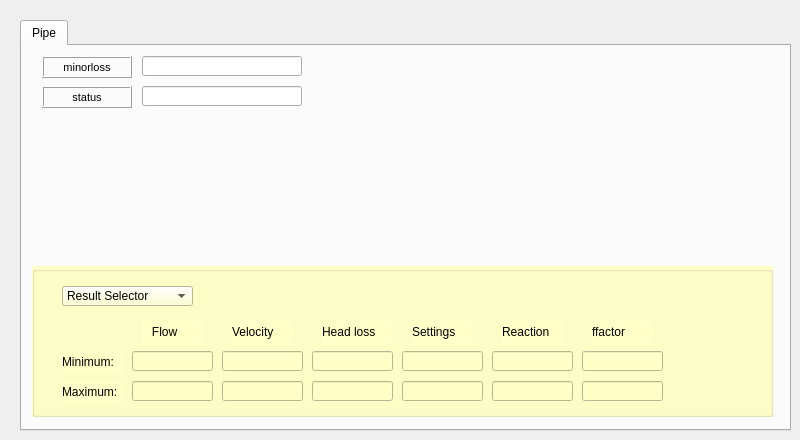
   <widget class="QWidget" name="page_analysis">
    <attribute name="title">
     <string>EPANET</string>
    </attribute>
    <widget class="QTabWidget" name="tab_analysis">
     <property name="geometry">
      <rect>
       <x>20</x>
       <y>20</y>
       <width>771</width>
       <height>411</height>
      </rect>
     </property>
     <property name="currentIndex">
      <number>0</number>
     </property>
     <widget class="QWidget" name="tab_10">
      <attribute name="title">
       <string>Pipe</string>
      </attribute>
      <widget class="QLineEdit" name="inp_pipe_minorloss">
       <property name="geometry">
        <rect>
         <x>120</x>
         <y>10</y>
         <width>160</width>
         <height>20</height>
        </rect>
       </property>
       <property name="text">
        <string/>
       </property>
      </widget>
      <widget class="QLabel" name="label_v_inp_edit_pipe_minorloss">
       <property name="enabled">
        <bool>true</bool>
       </property>
       <property name="geometry">
        <rect>
         <x>20</x>
         <y>10</y>
         <width>90</width>
         <height>22</height>
        </rect>
       </property>
       <property name="sizePolicy">
        <sizepolicy hsizetype="Preferred" vsizetype="Preferred">
         <horstretch>0</horstretch>
         <verstretch>0</verstretch>
        </sizepolicy>
       </property>
       <property name="font">
        <font>
         <pointsize>8</pointsize>
        </font>
       </property>
       <property name="statusTip">
        <string/>
       </property>
       <property name="accessibleName">
        <string/>
       </property>
       <property name="layoutDirection">
        <enum>Qt::LeftToRight</enum>
       </property>
       <property name="autoFillBackground">
        <bool>false</bool>
       </property>
       <property name="inputMethodHints">
        <set>Qt::ImhNone</set>
       </property>
       <property name="frameShape">
        <enum>QFrame::Box</enum>
       </property>
       <property name="frameShadow">
        <enum>QFrame::Raised</enum>
       </property>
       <property name="lineWidth">
        <number>1</number>
       </property>
       <property name="midLineWidth">
        <number>0</number>
       </property>
       <property name="text">
        <string>minorloss</string>
       </property>
       <property name="alignment">
        <set>Qt::AlignCenter</set>
       </property>
       <property name="wordWrap">
        <bool>false</bool>
       </property>
       <property name="margin">
        <number>3</number>
       </property>
      </widget>
      <widget class="QGroupBox" name="groupBox_3">
       <property name="geometry">
        <rect>
         <x>10</x>
         <y>220</y>
         <width>741</width>
         <height>151</height>
        </rect>
       </property>
       <property name="autoFillBackground">
        <bool>false</bool>
       </property>
       <property name="styleSheet">
        <string notr="true">background-color: rgb(255, 255, 200);</string>
       </property>
       <property name="title">
        <string/>
       </property>
       <widget class="QLineEdit" name="v_rpt_arc_max_reaction">
        <property name="geometry">
         <rect>
          <x>460</x>
          <y>115</y>
          <width>81</width>
          <height>20</height>
         </rect>
        </property>
        <property name="text">
         <string/>
        </property>
       </widget>
       <widget class="QComboBox" name="result_selection_result_id">
        <property name="geometry">
         <rect>
          <x>30</x>
          <y>20</y>
          <width>131</width>
          <height>20</height>
         </rect>
        </property>
        <item>
         <property name="text">
          <string>Result Selector</string>
         </property>
        </item>
       </widget>
       <widget class="QLineEdit" name="v_rpt_arc_min_vel">
        <property name="geometry">
         <rect>
          <x>190</x>
          <y>85</y>
          <width>81</width>
          <height>20</height>
         </rect>
        </property>
        <property name="text">
         <string/>
        </property>
       </widget>
       <widget class="QLabel" name="label_min_result">
        <property name="geometry">
         <rect>
          <x>30</x>
          <y>85</y>
          <width>61</width>
          <height>22</height>
         </rect>
        </property>
        <property name="font">
         <font>
          <pointsize>9</pointsize>
         </font>
        </property>
        <property name="frameShape">
         <enum>QFrame::NoFrame</enum>
        </property>
        <property name="frameShadow">
         <enum>QFrame::Plain</enum>
        </property>
        <property name="text">
         <string>Minimum:</string>
        </property>
        <property name="textFormat">
         <enum>Qt::AutoText</enum>
        </property>
        <property name="scaledContents">
         <bool>false</bool>
        </property>
        <property name="alignment">
         <set>Qt::AlignLeading|Qt::AlignLeft|Qt::AlignVCenter</set>
        </property>
        <property name="margin">
         <number>3</number>
        </property>
       </widget>
       <widget class="QLabel" name="label_velocity">
        <property name="geometry">
         <rect>
          <x>200</x>
          <y>55</y>
          <width>61</width>
          <height>22</height>
         </rect>
        </property>
        <property name="font">
         <font>
          <pointsize>9</pointsize>
         </font>
        </property>
        <property name="frameShape">
         <enum>QFrame::NoFrame</enum>
        </property>
        <property name="frameShadow">
         <enum>QFrame::Plain</enum>
        </property>
        <property name="text">
         <string>Velocity</string>
        </property>
        <property name="textFormat">
         <enum>Qt::AutoText</enum>
        </property>
        <property name="scaledContents">
         <bool>false</bool>
        </property>
        <property name="alignment">
         <set>Qt::AlignLeading|Qt::AlignLeft|Qt::AlignVCenter</set>
        </property>
        <property name="margin">
         <number>3</number>
        </property>
       </widget>
       <widget class="QLineEdit" name="v_rpt_arc_min_reaction">
        <property name="geometry">
         <rect>
          <x>460</x>
          <y>85</y>
          <width>81</width>
          <height>20</height>
         </rect>
        </property>
        <property name="text">
         <string/>
        </property>
       </widget>
       <widget class="QLineEdit" name="v_rpt_arc_max_vel">
        <property name="geometry">
         <rect>
          <x>190</x>
          <y>115</y>
          <width>81</width>
          <height>20</height>
         </rect>
        </property>
        <property name="text">
         <string/>
        </property>
       </widget>
       <widget class="QLineEdit" name="v_rpt_arc_max_headloss">
        <property name="geometry">
         <rect>
          <x>280</x>
          <y>115</y>
          <width>81</width>
          <height>20</height>
         </rect>
        </property>
        <property name="text">
         <string/>
        </property>
       </widget>
       <widget class="QLabel" name="label_flow">
        <property name="geometry">
         <rect>
          <x>110</x>
          <y>55</y>
          <width>61</width>
          <height>22</height>
         </rect>
        </property>
        <property name="font">
         <font>
          <pointsize>9</pointsize>
         </font>
        </property>
        <property name="frameShape">
         <enum>QFrame::NoFrame</enum>
        </property>
        <property name="frameShadow">
         <enum>QFrame::Plain</enum>
        </property>
        <property name="text">
         <string>   Flow</string>
        </property>
        <property name="textFormat">
         <enum>Qt::AutoText</enum>
        </property>
        <property name="scaledContents">
         <bool>false</bool>
        </property>
        <property name="alignment">
         <set>Qt::AlignLeading|Qt::AlignLeft|Qt::AlignVCenter</set>
        </property>
        <property name="margin">
         <number>3</number>
        </property>
       </widget>
       <widget class="QLabel" name="label_head_loss">
        <property name="geometry">
         <rect>
          <x>290</x>
          <y>55</y>
          <width>71</width>
          <height>22</height>
         </rect>
        </property>
        <property name="font">
         <font>
          <pointsize>9</pointsize>
         </font>
        </property>
        <property name="frameShape">
         <enum>QFrame::NoFrame</enum>
        </property>
        <property name="frameShadow">
         <enum>QFrame::Plain</enum>
        </property>
        <property name="text">
         <string>Head loss</string>
        </property>
        <property name="textFormat">
         <enum>Qt::AutoText</enum>
        </property>
        <property name="scaledContents">
         <bool>false</bool>
        </property>
        <property name="alignment">
         <set>Qt::AlignLeading|Qt::AlignLeft|Qt::AlignVCenter</set>
        </property>
        <property name="margin">
         <number>3</number>
        </property>
       </widget>
       <widget class="QLineEdit" name="v_rpt_arc_min_headloss">
        <property name="geometry">
         <rect>
          <x>280</x>
          <y>85</y>
          <width>81</width>
          <height>20</height>
         </rect>
        </property>
        <property name="text">
         <string/>
        </property>
       </widget>
       <widget class="QLineEdit" name="v_rpt_arc_max_setting">
        <property name="geometry">
         <rect>
          <x>370</x>
          <y>115</y>
          <width>81</width>
          <height>20</height>
         </rect>
        </property>
        <property name="text">
         <string/>
        </property>
       </widget>
       <widget class="QLineEdit" name="v_rpt_arc_min_flow">
        <property name="geometry">
         <rect>
          <x>100</x>
          <y>85</y>
          <width>81</width>
          <height>20</height>
         </rect>
        </property>
        <property name="text">
         <string/>
        </property>
       </widget>
       <widget class="QLabel" name="label_max_result">
        <property name="geometry">
         <rect>
          <x>30</x>
          <y>115</y>
          <width>61</width>
          <height>22</height>
         </rect>
        </property>
        <property name="font">
         <font>
          <pointsize>9</pointsize>
         </font>
        </property>
        <property name="frameShape">
         <enum>QFrame::NoFrame</enum>
        </property>
        <property name="frameShadow">
         <enum>QFrame::Plain</enum>
        </property>
        <property name="text">
         <string>Maximum:</string>
        </property>
        <property name="textFormat">
         <enum>Qt::AutoText</enum>
        </property>
        <property name="scaledContents">
         <bool>false</bool>
        </property>
        <property name="alignment">
         <set>Qt::AlignLeading|Qt::AlignLeft|Qt::AlignVCenter</set>
        </property>
        <property name="margin">
         <number>3</number>
        </property>
       </widget>
       <widget class="QLabel" name="label_settings">
        <property name="geometry">
         <rect>
          <x>380</x>
          <y>55</y>
          <width>61</width>
          <height>22</height>
         </rect>
        </property>
        <property name="font">
         <font>
          <pointsize>9</pointsize>
         </font>
        </property>
        <property name="frameShape">
         <enum>QFrame::NoFrame</enum>
        </property>
        <property name="frameShadow">
         <enum>QFrame::Plain</enum>
        </property>
        <property name="text">
         <string>Settings</string>
        </property>
        <property name="textFormat">
         <enum>Qt::AutoText</enum>
        </property>
        <property name="scaledContents">
         <bool>false</bool>
        </property>
        <property name="alignment">
         <set>Qt::AlignLeading|Qt::AlignLeft|Qt::AlignVCenter</set>
        </property>
        <property name="margin">
         <number>3</number>
        </property>
       </widget>
       <widget class="QLineEdit" name="v_rpt_arc_max_flow">
        <property name="geometry">
         <rect>
          <x>100</x>
          <y>115</y>
          <width>81</width>
          <height>20</height>
         </rect>
        </property>
        <property name="text">
         <string/>
        </property>
       </widget>
       <widget class="QLineEdit" name="v_rpt_arc_min_setting">
        <property name="geometry">
         <rect>
          <x>370</x>
          <y>85</y>
          <width>81</width>
          <height>20</height>
         </rect>
        </property>
        <property name="text">
         <string/>
        </property>
       </widget>
       <widget class="QLabel" name="label_reaction">
        <property name="geometry">
         <rect>
          <x>470</x>
          <y>55</y>
          <width>61</width>
          <height>22</height>
         </rect>
        </property>
        <property name="font">
         <font>
          <pointsize>9</pointsize>
         </font>
        </property>
        <property name="frameShape">
         <enum>QFrame::NoFrame</enum>
        </property>
        <property name="frameShadow">
         <enum>QFrame::Plain</enum>
        </property>
        <property name="text">
         <string>Reaction</string>
        </property>
        <property name="textFormat">
         <enum>Qt::AutoText</enum>
        </property>
        <property name="scaledContents">
         <bool>false</bool>
        </property>
        <property name="alignment">
         <set>Qt::AlignLeading|Qt::AlignLeft|Qt::AlignVCenter</set>
        </property>
        <property name="margin">
         <number>3</number>
        </property>
       </widget>
       <widget class="QLineEdit" name="v_rpt_arc_max_ffactor">
        <property name="geometry">
         <rect>
          <x>550</x>
          <y>115</y>
          <width>81</width>
          <height>20</height>
         </rect>
        </property>
        <property name="text">
         <string/>
        </property>
       </widget>
       <widget class="QLineEdit" name="v_rpt_arc_min_ffactor">
        <property name="geometry">
         <rect>
          <x>550</x>
          <y>85</y>
          <width>81</width>
          <height>20</height>
         </rect>
        </property>
        <property name="text">
         <string/>
        </property>
       </widget>
       <widget class="QLabel" name="label_ffactor">
        <property name="geometry">
         <rect>
          <x>560</x>
          <y>55</y>
          <width>61</width>
          <height>22</height>
         </rect>
        </property>
        <property name="font">
         <font>
          <pointsize>9</pointsize>
         </font>
        </property>
        <property name="frameShape">
         <enum>QFrame::NoFrame</enum>
        </property>
        <property name="frameShadow">
         <enum>QFrame::Plain</enum>
        </property>
        <property name="text">
         <string>ffactor</string>
        </property>
        <property name="textFormat">
         <enum>Qt::AutoText</enum>
        </property>
        <property name="scaledContents">
         <bool>false</bool>
        </property>
        <property name="alignment">
         <set>Qt::AlignLeading|Qt::AlignLeft|Qt::AlignVCenter</set>
        </property>
        <property name="margin">
         <number>3</number>
        </property>
       </widget>
      </widget>
      <widget class="QLabel" name="label_v_inp_edit_pipe_status">
       <property name="geometry">
        <rect>
         <x>20</x>
         <y>40</y>
         <width>90</width>
         <height>22</height>
        </rect>
       </property>
       <property name="font">
        <font>
         <pointsize>8</pointsize>
        </font>
       </property>
       <property name="frameShape">
        <enum>QFrame::Box</enum>
       </property>
       <property name="frameShadow">
        <enum>QFrame::Raised</enum>
       </property>
       <property name="text">
        <string>status</string>
       </property>
       <property name="alignment">
        <set>Qt::AlignCenter</set>
       </property>
       <property name="margin">
        <number>3</number>
       </property>
      </widget>
      <widget class="QLineEdit" name="inp_pipe_status">
       <property name="geometry">
        <rect>
         <x>120</x>
         <y>40</y>
         <width>160</width>
         <height>20</height>
        </rect>
       </property>
       <property name="text">
        <string/>
       </property>
      </widget>
     </widget>
    </widget>
   </widget>
